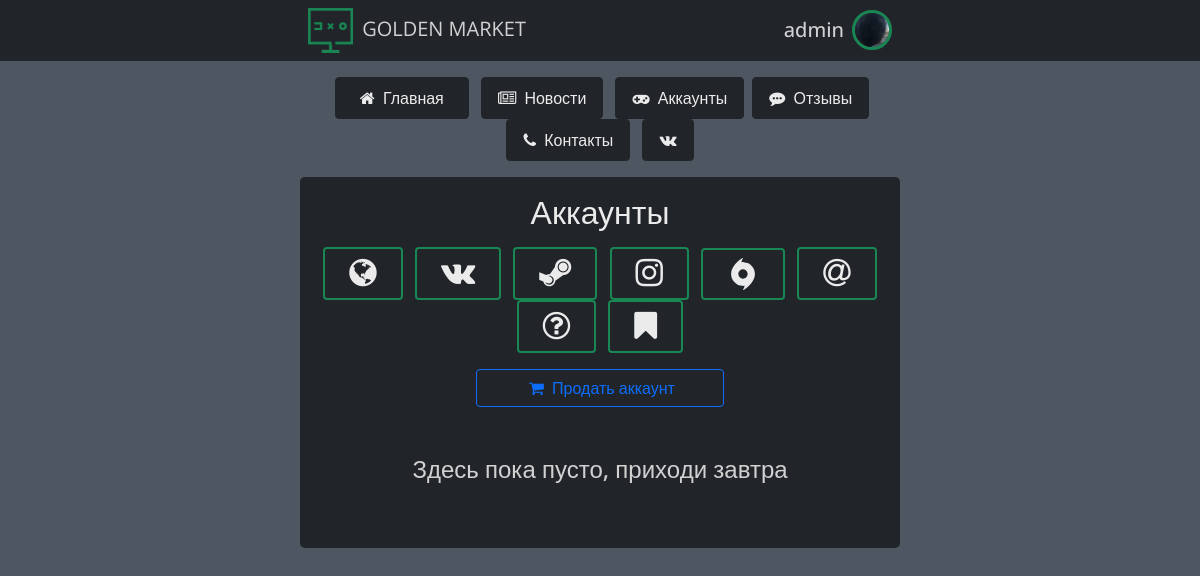
The app's page /market/steam (signed in), older data.
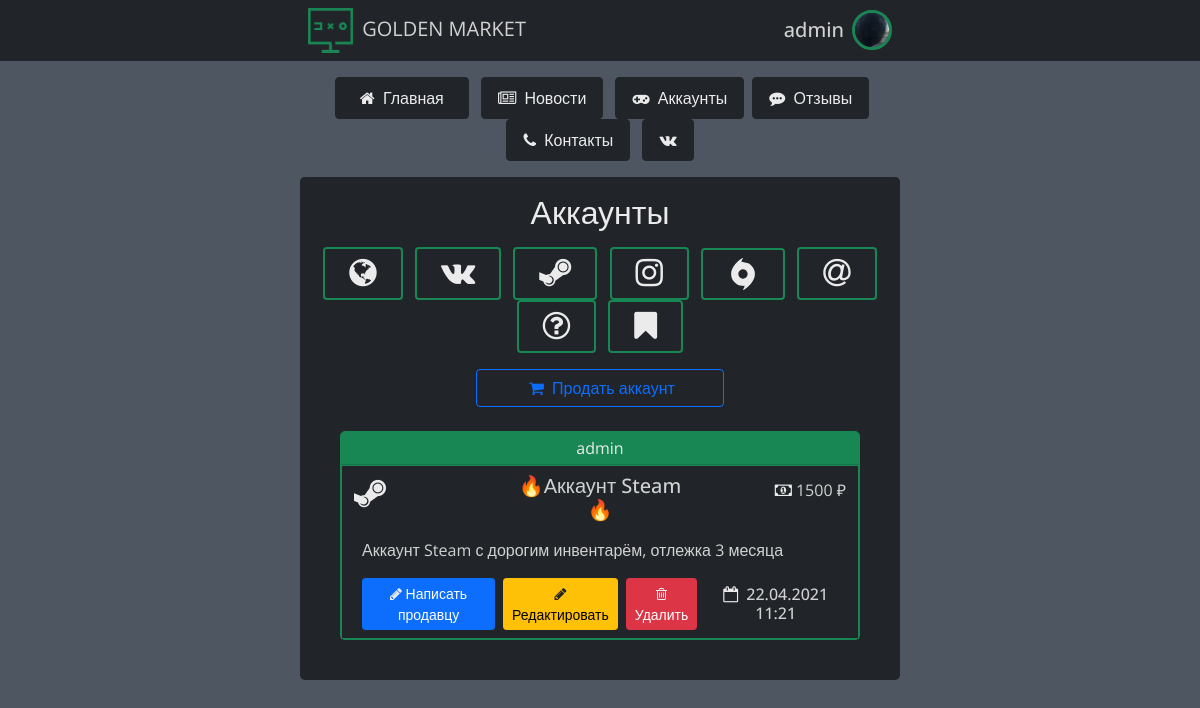
The same page, newer data.
### data/accounts.py (models this page shows)
class Accounts(SqlAlchemyBase, UserMixin):  # таблица аккаунтов
    __tablename__ = 'accounts'
    id = sqlalchemy.Column(sqlalchemy.Integer, primary_key=True, autoincrement=True, unique=True)
    created_date = sqlalchemy.Column(sqlalchemy.DateTime,
                                     default=datetime.datetime.now)
    title = sqlalchemy.Column(sqlalchemy.String)
    type = sqlalchemy.Column(sqlalchemy.String)
    price = sqlalchemy.Column(sqlalchemy.String)
    link = sqlalchemy.Column(sqlalchemy.String)
    user_name = sqlalchemy.Column(sqlalchemy.String)
    about_acc = sqlalchemy.Column(sqlalchemy.String)
    user_id = sqlalchemy.Column(sqlalchemy.Integer,
                                sqlalchemy.ForeignKey("users.id"))
    user = orm.relation('User')

### main.py (the view)
@app.route('/market/<category>', methods=['POST', 'GET'])  # сортировка аккаунтов по категориям
def sorted_market(category):
    session = db_session.create_session()
    is_my = False
    if category == 'vk':
        account_session = session.query(accounts.Accounts).filter(accounts.Accounts.type
                                                                  == 'VK')
    elif category == 'steam':
        account_session = session.query(accounts.Accounts).filter(accounts.Accounts.type
                                                                  == 'Steam')
    elif category == 'instagram':
        account_session = session.query(accounts.Accounts).filter(accounts.Accounts.type
                                                                  == 'Instagram')
    elif category == 'origin':
        account_session = session.query(accounts.Accounts).filter(accounts.Accounts.type
                                                                  == 'Origin')
    elif category == 'mail':
        account_session = session.query(accounts.Accounts).filter(accounts.Accounts.type
                                                                  == 'Mail')
    elif category == 'my':
        account_session = session.query(accounts.Accounts).filter(accounts.Accounts.user_id
                                                                  == current_user.id)
        is_my = True
    else:
        account_session = session.query(accounts.Accounts).filter(accounts.Accounts.type
                                                                  == 'Other')
    account_dict = {}  # словарь аккаунтов
    for account in account_session[::-1]:
        account_dict[account.title] = [account.price, 1, account.link,
                                       account.user_name, account.type.lower(), account.id,
                                       str(account.created_date).split()[0].split('-'),
                                       account.about_acc,
                                       str(account.created_date).split()[1].split('.')[0].split(
                                           ':')]
    if current_user.is_authenticated:
        return render_template('market.html',
                               name=current_user.name,
                               photo='/'.join(current_user.photo.split('/')[1:]),
                               account_dict=account_dict,
                               is_photo=current_user.is_photo, ADMINS=ADMINS,
                               title=f'Аккаунты: {category.title()}', is_my=is_my)
    return render_template('market.html',
                           account_dict=account_dict,
                           title=f'Аккаунты: {category.title()}')

### data/db_session.py (called while the page is built)
def create_session() -> Session:
    global __factory
    return __factory()

### main.py (called while the page is built)
@login_manager.user_loader  # функция загрузки пользователя
def load_user(user_id):
    db_sess = db_session.create_session()
    return db_sess.query(User).get(user_id)

### templates/market.html (shortened to what the changed rows need)
{% extends "base.html" %}
{% block content %}
<div class="container w-50 bg-dark rounded-3 mt-3 p-3 text-center">
    <h2 class="mb-3 simple-btn">Аккаунты</h2>
    <div>
        <a href="/market" class="mx-1">
        </a>
        <a href="/market/vk" class="mx-1">
        </a>
        <a href="/market/steam" class="mx-1">
        </a>
        <a href="/market/instagram" class="mx-1">
        </a>
        <a href="/market/origin" class="mx-1">
        </a>
        <a href="/market/mail" class="mx-1">
        </a>
        <a href="/market/other" class="mx-1">
        </a>
        {% if current_user.is_authenticated %}
            <a href="/market/my" class="mx-1">
            </a>
        {% endif %}
    </div>
    {% if current_user.is_authenticated %}
    <div class="container text-center bg-dark mx-auto m-3">
        <a href="/add_acc">
        </a>
    </div>
    {% endif %}
    {% if account_dict %}
    {% for account in account_dict %}
    <div class="card text-center m-4 bg-dark rounded-3 border-success">
        <div class="card-header bg-success p-1 simple-btn">
            {{ account_dict[account][3] }}
        </div>
        <div class="card-body border border-success p-2">
            <div class="container">
                <div class="row">
                    <div class="col text-start p-0 ms-1 mt-1">
                        {% if account_dict[account][4] == 'origin' %}
                        <svg xmlns="http://www.w3.org/2000/svg" width="32" height="32" style="">
                            <rect id="backgroundrect" width="100%" height="100%" x="0" y="0"
                                  fill="none" stroke="none"/>
                            <g class="currentLayer" style=""><title>Layer 1</title>
                                <path d="M16.786 4.146c1.583 0.094 3.135 0.51 4.552 1.224 1.375 0.688 2.599 1.635 3.609 2.792 1 1.156 1.76 2.474 2.286 3.953 0.521 1.479 0.729 3.036 0.62 4.672-0.047 0.844-0.182 1.667-0.406 2.464-0.224 0.781-0.526 1.542-0.901 2.271-0.583 1.13-1.24 2.198-1.958 3.214-0.719 1.010-1.5 1.953-2.349 2.823-0.854 0.87-1.755 1.672-2.714 2.406-0.958 0.724-1.958 1.38-3.005 1.969l-0.047 0.036c-0.047 0.021-0.094 0.036-0.146 0.031-0.083-0.021-0.156-0.068-0.214-0.13-0.052-0.068-0.083-0.151-0.083-0.229 0-0.042 0.005-0.078 0.016-0.115 0.016-0.031 0.031-0.057 0.052-0.083 0.37-0.526 0.672-1.073 0.917-1.646 0.24-0.578 0.401-1.182 0.49-1.813 0-0.042-0.021-0.083-0.052-0.115-0.026-0.031-0.073-0.052-0.115-0.052-0.349 0.047-0.703 0.073-1.057 0.083-0.354 0.016-0.708 0-1.063-0.047-1.583-0.094-3.135-0.516-4.557-1.224-1.375-0.688-2.599-1.635-3.609-2.792-1.005-1.161-1.781-2.5-2.286-3.953-0.521-1.5-0.734-3.083-0.62-4.672 0.047-0.844 0.182-1.667 0.411-2.464s0.526-1.536 0.901-2.24c0.583-1.151 1.24-2.234 1.958-3.245s1.5-1.953 2.344-2.828c0.854-0.865 1.755-1.667 2.714-2.396s1.958-1.385 3.005-1.974l0.047-0.031c0.047-0.026 0.094-0.036 0.146-0.036 0.089 0.021 0.161 0.068 0.214 0.13 0.057 0.068 0.083 0.141 0.083 0.234 0 0.036-0.005 0.073-0.016 0.109-0.010 0.031-0.031 0.057-0.052 0.083-0.365 0.516-0.672 1.068-0.917 1.651-0.24 0.578-0.396 1.177-0.484 1.807 0 0.047 0.016 0.083 0.047 0.115s0.073 0.052 0.115 0.052c0.349-0.047 0.703-0.073 1.057-0.083 0.365-0.010 0.714 0.005 1.068 0.047zM15.708 20.635c1.229 0.104 2.448-0.307 3.359-1.141 0.964-0.849 1.479-1.917 1.568-3.198 0.104-1.24-0.307-2.464-1.141-3.38-0.802-0.943-1.964-1.51-3.198-1.552-1.234-0.104-2.458 0.313-3.38 1.141-0.943 0.802-1.51 1.964-1.552 3.203-0.104 1.234 0.307 2.453 1.13 3.38 0.833 0.964 1.906 1.484 3.214 1.547z"
                                      id="svg_1" class="" fill-opacity="1" fill="#ebebeb"/>
                            </g>
                        </svg>
                        {% elif account_dict[account][4] == 'mail' %}
                        <i class="fa fa-at fa-2x simple-btn me-1" aria-hidden="true"></i>
                        {% elif account_dict[account][4] == 'other' %}
                        <i class="fa fa-question-circle-o fa-2x simple-btn me-1" aria-hidden="true"></i>
                        {% else %}
                        <i class="fa fa-{{ account_dict[account][4] }} fa-2x simple-btn"
                           aria-hidden="true"></i>
                        {% endif %}
                    </div>
                    <h5 class="col p-0 card-title my-auto">
                        🔥{{ account }}🔥
                    </h5>
                    <div class="col text-end p-0 me-1 mt-1">
                        <i class="fa fa-money fa-1x simple-btn" aria-hidden="true"></i> {{
                        account_dict[account][0] }} ₽
                    </div>
                </div>
                <div class="card-text my-3 text-start">{{ account_dict[account][7] }}</div>
                <div class="container d-flex p-0">
                    <a href="{{ account_dict[account][2] }}" target="_blank" class="me-2">
                        <button class="btn btn-sm btn-primary" type="button">
                            <i class="fa fa-pencil fa-1x simple-btn" aria-hidden="true"></i>
                            Написать продавцу
                        </button>
                    </a>
                    {% if current_user.id in ADMINS or is_my %}
                    <a href="/edit_acc/{{ account_dict[account][5] }}" class="me-2">
                        <button class="btn btn-sm btn-warning" type="button">
                            <i class="fa fa-pencil fa-1x text-dark" aria-hidden="true"></i>
                            Редактировать
                        </button>
                    </a>
                    <a href="/delete_acc/{{ account_dict[account][5] }}" class="me-2">
                        <button class="btn btn-sm btn-danger" type="button">
                            <i class="fa fa-trash-o fa-1x simple-btn" aria-hidden="true"></i>
                            Удалить
                        </button>
                    </a>
                    {% endif %}
                    <h6 class="my-auto ms-2">
                        <i class="fa fa-calendar-o fa-1x simple-btn me-1" aria-hidden="true"></i>
                        {{ account_dict[account][6][2] }}.{{ account_dict[account][6][1] }}.{{
                        account_dict[account][6][0] }} {{ account_dict[account][8][0] }}:{{
                        account_dict[account][8][1] }}
                    </h6>
                </div>
            </div>
        </div>
    </div>
    {% endfor %}
    {% else %}
    <h4 class="my-5">Здесь пока пусто, приходи завтра</h4>
    {% endif%}
</div>
{% endblock %}

Row changes from the older to the newer data that the page shows:
now on this page (row edited): Accounts: title+user_name "admin", title "Аккаунт Steam", title+price "1500", title+about_acc "Аккаунт Steam с дорогим инвентарём, отлежка 3 месяца", title "22", title "04", title "2021", title "11", title "21"
Text that changed along with them:
text no longer shown: "Здесь пока пусто, приходи завтра"
